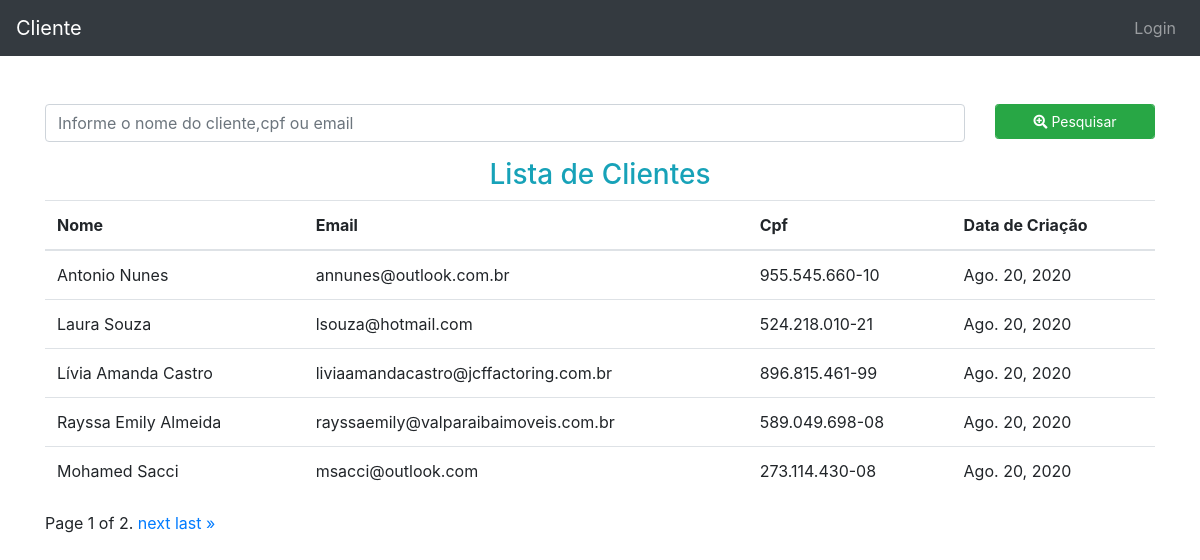
The page / on the database its author committed.
### myclientes/models.py (models this page shows, shortened)
class Cliente(models.Model):
    nome =  models.CharField(max_length=250)
    email = models.EmailField()
    cpf  = models.CharField(max_length=14, unique=True)
    data_criacao =  models.DateField(auto_now_add=True)

### myclientes/views.py (the view)
# urls.py: path('',lista_de_cliente, name='lista_de_clientes'),
def lista_de_cliente(request):
	clientes = Cliente.objects.all().order_by('-id')
	queryset = request.GET.get('q')
	if queryset:
		clientes = Cliente.objects.filter(
			Q(nome__icontains=queryset)|
			Q(email__icontains=queryset)|
			Q(cpf__icontains=queryset)
		)
	paginator = Paginator(clientes, 5)
	page = request.GET.get('page')
	clientes = paginator.get_page(page)
	return render(request,"clientes/lista_de_cliente.html",{"clientes":clientes})

### templates/clientes/lista_de_cliente.html (shortened to what this page needs)
{% extends 'base.html' %}
{% load crispy_forms_tags %}
{% block content %}
<div class="container">
	<div class="py-4"></div>
	<form method="GET">
		<div class="row">
			<div class="form-group col-10">
				<input type="search" class="form-control" placeholder="Informe o nome do cliente,cpf ou email" name="q" value="{{ request.GET.q }}" >
			</div>
			<div class="form-group col-2">
				<button class="form-control btn-success btn-sm"><i class="fas fa-search-plus"></i>&nbsp;Pesquisar</button>
			</div>
		</div>
	</form>
	<div class="text-center">
		<h3 class="text-info">Lista de Clientes</h3>
	</div>
	<table class="table table-head">
		<thead>
			<tr>
				<th>Nome</th>
				<th>Email</th>
				<th>Cpf</th>
				<th>Data de Criação</th>
			</tr>
		</thead>
		<tbody>
			{% for cliente in clientes %}
			<tr>
				<td>{{ cliente.nome }}</td>
				<td>{{ cliente.email }}</td>
				<td>{{ cliente.cpf}}</td>
				<td>{{ cliente.data_criacao }}</td>
			</tr>
			{% endfor %}
		</tbody>
	</table>
<div class="pagination">
    <span class="step-links">
        <span class="current">
            Page {{ clientes.number }} of {{ clientes.paginator.num_pages }}.
        </span>
        {% if clientes.has_next %}
            <a href="?page={{ contacts.next_page_number }}">next</a>
            <a href="?page={{ contacts.paginator.num_pages }}">last &raquo;</a>
        {% endif %}
    </span>
</div>
</div>
{% endblock content %}

### templates/base.html (shortened to what this page needs)
<!DOCTYPE html>
{% load staticfiles %}
{% load crispy_forms_tags %}
<html>
<head>
	   <link rel="stylesheet" type="text/css" href="{% static 'css/bootstrap.min.css' %}">
	   <link rel="stylesheet" href="https://pro.fontawesome.com/releases/v5.10.0/css/all.css"/>
</head>
<body>
	<nav class="navbar navbar-expand-sm navbar-dark bg-dark  bg-dark nb-3">
		<a  href = "{% url 'lista_de_clientes'%}" class="navbar-brand text-white">Cliente</a>
	   <ul class="navbar-nav ml-auto">
			<li class="nav-item">
				{% if not user.is_authenticated %}
					<a class="nav-link" href="/admin/">Login</a>
			   {% else %}
					<a class="nav-link" href="/admin/logout/">Logout</a>
				{% endif %}
			</li>
	   </ul>
	</nav>
	{% block content %} {% endblock content %}
</body>
</html>

### rows shown on the page
Cliente: nome "Antonio Nunes", email "annunes@outlook.com.br", cpf "955.545.660-10", data_criacao "Ago. 20, 2020"
Cliente: nome "Laura Souza", email "lsouza@hotmail.com", cpf "524.218.010-21", data_criacao "Ago. 20, 2020"
Cliente: nome "Lívia Amanda Castro", email "liviaamandacastro@jcffactoring.com.br", cpf "896.815.461-99", data_criacao "Ago. 20, 2020"
Cliente: nome "Rayssa Emily Almeida", email "rayssaemily@valparaibaimoveis.com.br", cpf "589.049.698-08", data_criacao "Ago. 20, 2020"
Cliente: nome "Mohamed Sacci", email "msacci@outlook.com", cpf "273.114.430-08", data_criacao "Ago. 20, 2020"

### other values the page prints
{{ clientes.number }} "1"
{{ clientes.paginator.num_pages }} "2"
